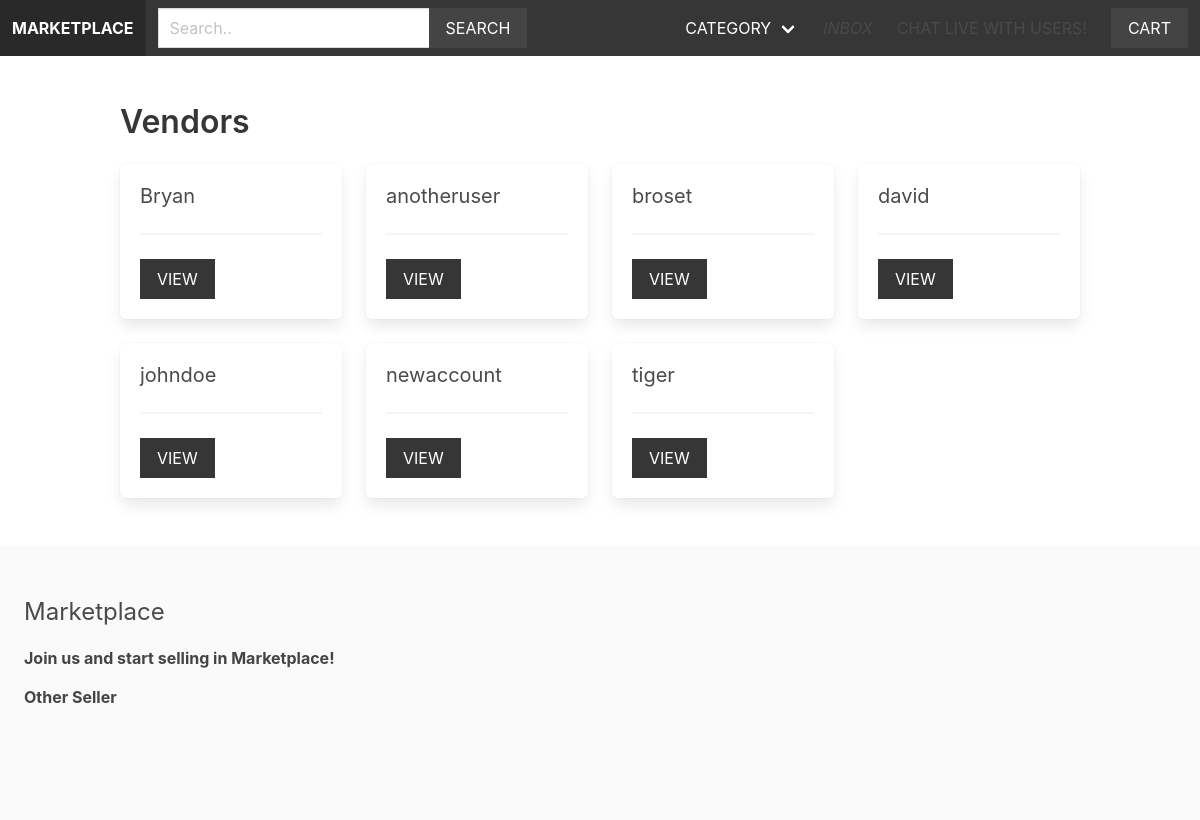
The app's page /vendors/, older data.
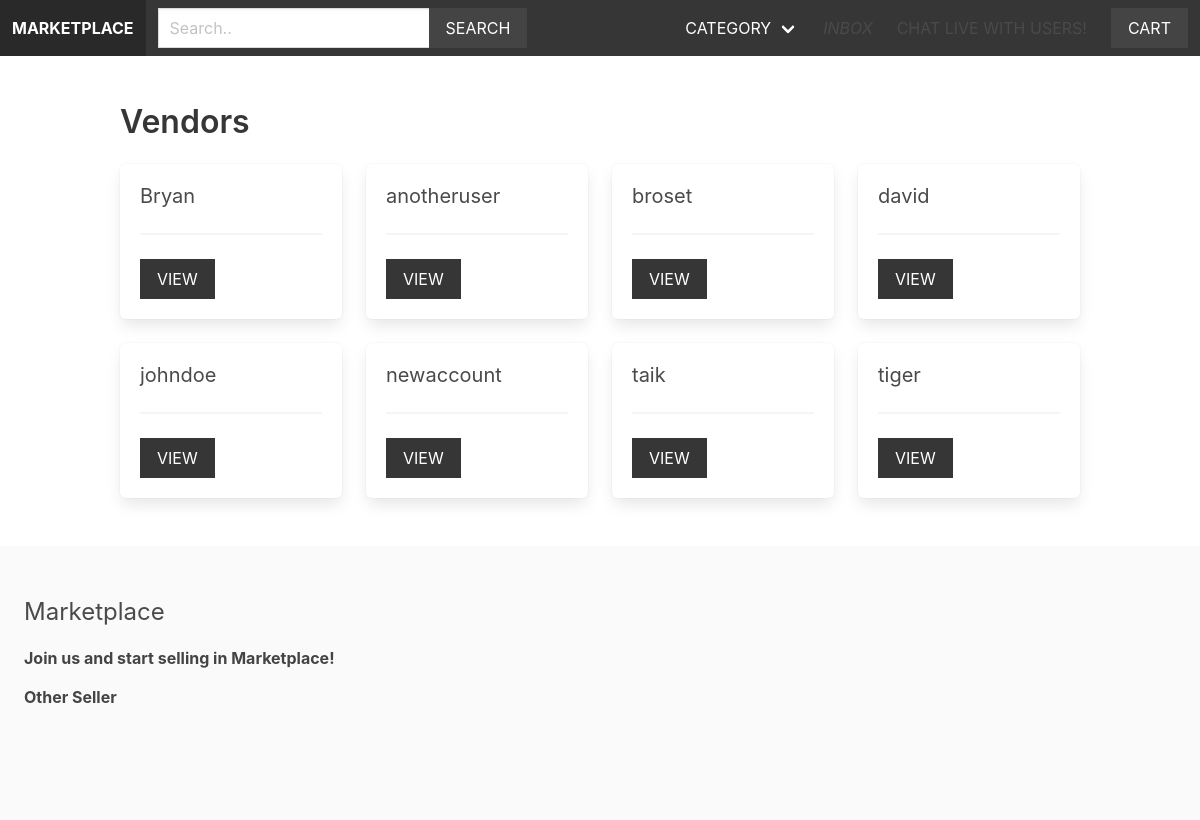
The same page, newer data.
### apps/vendor/models.py (models this page shows, shortened)
class Vendor(models.Model):
    name = models.CharField(max_length=255)
    created_at = models.DateTimeField(auto_now_add=True)
    created_by = models.OneToOneField(User, related_name='vendor', on_delete=models.CASCADE)
    birth_date = models.DateField(null=True, blank=True)
    location = models.CharField(max_length=100, blank=True, null=True)
    profile_picture = models.ImageField(upload_to='uploads/profile_pictures', default='uploads/profile_pictures/iphone12.jpg', blank=True, null=True)
    thumbnail = models.ImageField(upload_to='uploads/profile_pictures', default='uploads/profile_pictures/iphone12.jpg', blank=True, null=True)
    followers = models.ManyToManyField(User, blank=True, related_name='followers')
    inbox = models.JSONField(null=True)
    class Meta:
        ordering = ['name']
    def __str__(self):
        return self.name

### apps/vendor/views.py (the view)
# urls.py: path('', views.vendors, name='vendor'),
def vendors(request):
    vendors = Vendor.objects.all()
    return render(request, 'vendor/vendors.html', {'vendors': vendors})

### apps/cart/cart.py (called while the page is built)
    def __len__(self):
        return sum(item['quantity'] for item in self.cart.values())

### apps/cart/context_processors.py (called while the page is built)
def cart(request):
    return {'cart': Cart(request)}

### apps/product/context_processors.py (called while the page is built)
def menu_categories(request):
    categories = Category.objects.all()
    return {'menu_categories': categories}

### apps/vendor/templates/vendor/vendors.html (shortened to what this page needs)
{% extends 'core/base.html' %}
{% block content%}
    <h1 class="title">Vendors</h1>
    <div class="columns is-multiline">
        {% for vendor in vendors %}
            <div class="column is-3">
                <div class="box">
                    <h2 class="subtitle">{{ vendor.name }}</h2>
                    <hr>
                    <a href="{% url 'vendor' vendor.id %}" class="button is-dark is-uppercase">View</a>
                </div>
            </div>
        {% endfor %}
    </div>
{% endblock %}

Row changes from the older to the newer data that the page shows:
added Vendor: name "taik"
